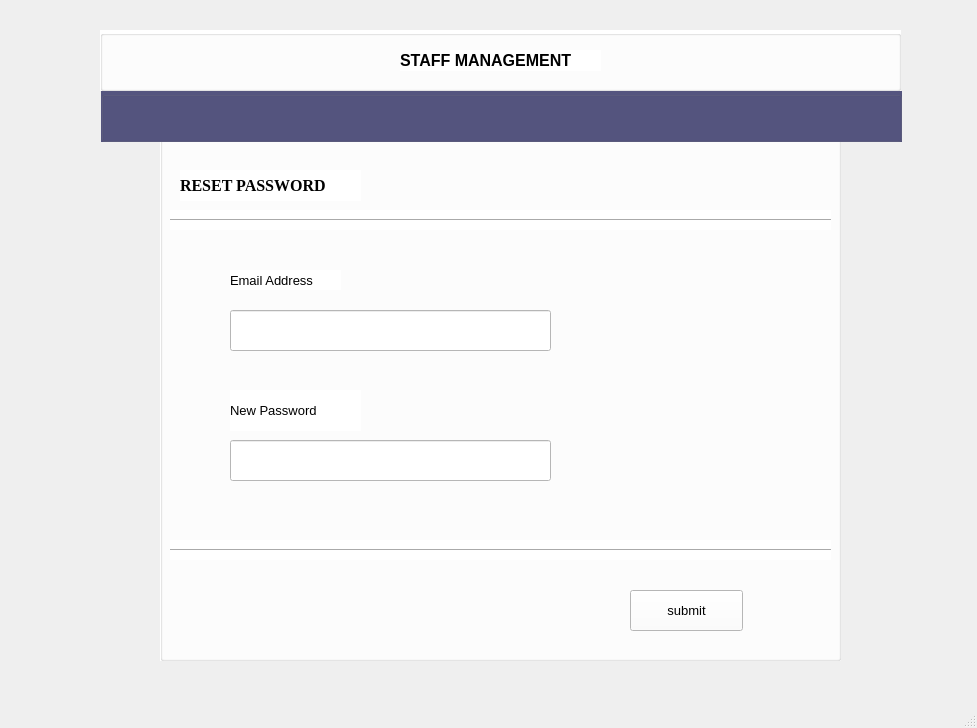
<?xml version="1.0" encoding="UTF-8"?>
<ui version="4.0">
 <class>MainWindow</class>
 <widget class="QMainWindow" name="MainWindow">
  <property name="geometry">
   <rect>
    <x>0</x>
    <y>0</y>
    <width>977</width>
    <height>728</height>
   </rect>
  </property>
  <property name="windowTitle">
   <string>MainWindow</string>
  </property>
  <property name="styleSheet">
   <string notr="true"/>
  </property>
  <widget class="QWidget" name="centralwidget">
   <widget class="QGroupBox" name="groupBox">
    <property name="geometry">
     <rect>
      <x>160</x>
      <y>100</y>
      <width>681</width>
      <height>561</height>
     </rect>
    </property>
    <property name="layoutDirection">
     <enum>Qt::LeftToRight</enum>
    </property>
    <property name="styleSheet">
     <string notr="true">background-color: rgb(255, 255, 255);</string>
    </property>
    <property name="title">
     <string/>
    </property>
    <widget class="QLabel" name="label">
     <property name="geometry">
      <rect>
       <x>20</x>
       <y>70</y>
       <width>181</width>
       <height>31</height>
      </rect>
     </property>
     <property name="font">
      <font>
       <family>Times New Roman</family>
       <pointsize>12</pointsize>
       <weight>75</weight>
       <bold>true</bold>
      </font>
     </property>
     <property name="styleSheet">
      <string notr="true">border:none;</string>
     </property>
     <property name="text">
      <string>RESET PASSWORD</string>
     </property>
    </widget>
    <widget class="QLabel" name="label_2">
     <property name="geometry">
      <rect>
       <x>70</x>
       <y>170</y>
       <width>111</width>
       <height>20</height>
      </rect>
     </property>
     <property name="font">
      <font>
       <pointsize>10</pointsize>
      </font>
     </property>
     <property name="text">
      <string>Email Address</string>
     </property>
    </widget>
    <widget class="QLineEdit" name="email_reset_password">
     <property name="geometry">
      <rect>
       <x>70</x>
       <y>210</y>
       <width>321</width>
       <height>41</height>
      </rect>
     </property>
     <property name="font">
      <font>
       <pointsize>10</pointsize>
      </font>
     </property>
    </widget>
    <widget class="QLabel" name="label_6">
     <property name="geometry">
      <rect>
       <x>70</x>
       <y>290</y>
       <width>131</width>
       <height>41</height>
      </rect>
     </property>
     <property name="font">
      <font>
       <pointsize>10</pointsize>
      </font>
     </property>
     <property name="text">
      <string>New Password</string>
     </property>
    </widget>
    <widget class="QPushButton" name="submit_reset_password">
     <property name="geometry">
      <rect>
       <x>470</x>
       <y>490</y>
       <width>113</width>
       <height>41</height>
      </rect>
     </property>
     <property name="font">
      <font>
       <pointsize>10</pointsize>
      </font>
     </property>
     <property name="text">
      <string>submit</string>
     </property>
    </widget>
    <widget class="Line" name="line">
     <property name="geometry">
      <rect>
       <x>10</x>
       <y>440</y>
       <width>661</width>
       <height>20</height>
      </rect>
     </property>
     <property name="orientation">
      <enum>Qt::Horizontal</enum>
     </property>
    </widget>
    <widget class="Line" name="line_2">
     <property name="geometry">
      <rect>
       <x>10</x>
       <y>110</y>
       <width>661</width>
       <height>20</height>
      </rect>
     </property>
     <property name="orientation">
      <enum>Qt::Horizontal</enum>
     </property>
    </widget>
    <widget class="QLineEdit" name="pword_reset_password">
     <property name="geometry">
      <rect>
       <x>70</x>
       <y>340</y>
       <width>321</width>
       <height>41</height>
      </rect>
     </property>
    </widget>
   </widget>
   <widget class="QGroupBox" name="groupBox_3">
    <property name="geometry">
     <rect>
      <x>101</x>
      <y>91</y>
      <width>801</width>
      <height>51</height>
     </rect>
    </property>
    <property name="styleSheet">
     <string notr="true">background-color: rgb(85, 85, 127);</string>
    </property>
    <property name="title">
     <string/>
    </property>
   </widget>
   <widget class="QGroupBox" name="groupBox_4">
    <property name="geometry">
     <rect>
      <x>100</x>
      <y>30</y>
      <width>801</width>
      <height>61</height>
     </rect>
    </property>
    <property name="styleSheet">
     <string notr="true">background-color: rgb(255, 255, 255);</string>
    </property>
    <property name="title">
     <string/>
    </property>
    <widget class="QLabel" name="label_9">
     <property name="geometry">
      <rect>
       <x>300</x>
       <y>20</y>
       <width>201</width>
       <height>21</height>
      </rect>
     </property>
     <property name="font">
      <font>
       <family>Yu Gothic UI</family>
       <pointsize>12</pointsize>
       <weight>75</weight>
       <bold>true</bold>
      </font>
     </property>
     <property name="text">
      <string>STAFF MANAGEMENT</string>
     </property>
    </widget>
   </widget>
   <widget class="QPushButton" name="back_reset">
    <property name="geometry">
     <rect>
      <x>90</x>
      <y>150</y>
      <width>71</width>
      <height>61</height>
     </rect>
    </property>
    <property name="styleSheet">
     <string notr="true">border:none;</string>
    </property>
    <property name="text">
     <string/>
    </property>
    <property name="icon">
     <iconset>
      <normaloff>../../Documents/Project Icons/circled_left_120px.png</normaloff>../../Documents/Project Icons/circled_left_120px.png</iconset>
    </property>
    <property name="iconSize">
     <size>
      <width>75</width>
      <height>75</height>
     </size>
    </property>
   </widget>
  </widget>
  <widget class="QMenuBar" name="menubar">
   <property name="geometry">
    <rect>
     <x>0</x>
     <y>0</y>
     <width>977</width>
     <height>26</height>
    </rect>
   </property>
  </widget>
  <widget class="QStatusBar" name="statusbar"/>
 </widget>
 <resources/>
 <connections/>
</ui>
